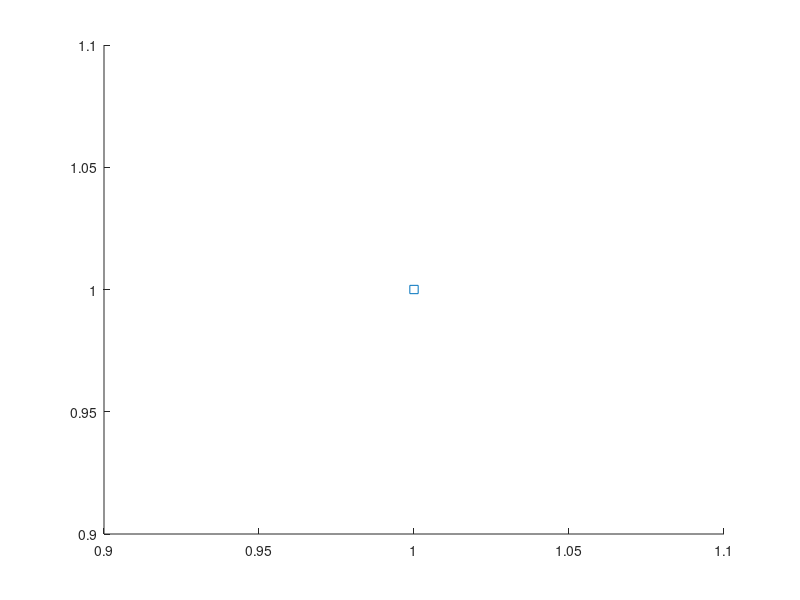

Reproduce this figure in MATLAB. (Note: this script raises an error after producing the figure.)
%cMycDiv = [0.0768,0.0941,0.0683];
cMycDiv = [0.0868,0.0660,0.0689];
CIcMycDiv = [0.0019,8.5299e-04,0.0011];
%cMycSwitch = [0.069,0.066,0.083];
cMycSwitch = [0.0069,0.0066,0.0083];
CIcMycSwitch = [6.7873e-04,0.0019,4.7845e-04];
%EVDiv = [0.0448,0.0567,0.0302];
EVDiv = [0.0660,0.0337,0.0472];
CIEVDiv = [0.0013,0.0016,0.0018];
%EVSwitch = [0.067,0.054,0.095];
EVSwitch = [0.0067,0.0054,0.0095];
CIEVSwitch = [8.4333e-04,0.0015,0.0011];


%scatter(EVDiv,EVSwitch,'r','filled');
%hold on;
%scatter(cMycDiv,cMycSwitch,'b','filled');
%legend('EV','cMyc');ylim([0,0.2]);
%xlim([0,0.12]);
%ylim([0,0.015]);
%xlabel('Division Rate (per hour)');
%ylabel('Switching Rate (per hour)');

errorbar(EVDiv,EVSwitch,CIEVSwitch,CIEVSwitch,CIEVDiv,CIEVDiv,'s','MarkerFaceColor','r','color','r','LineWidth',1)
hold on
errorbar(cMycDiv,cMycSwitch,CIcMycSwitch,CIcMycSwitch,CIcMycDiv,CIcMycDiv,'s','MarkerFaceColor','b','color','b','LineWidth',1)
legend('EV','cMyc');
xlim([0,0.12]);
ylim([0,0.015]);
xlabel('Division Rate (per hour)');
ylabel('Switching Rate (per hour)');
